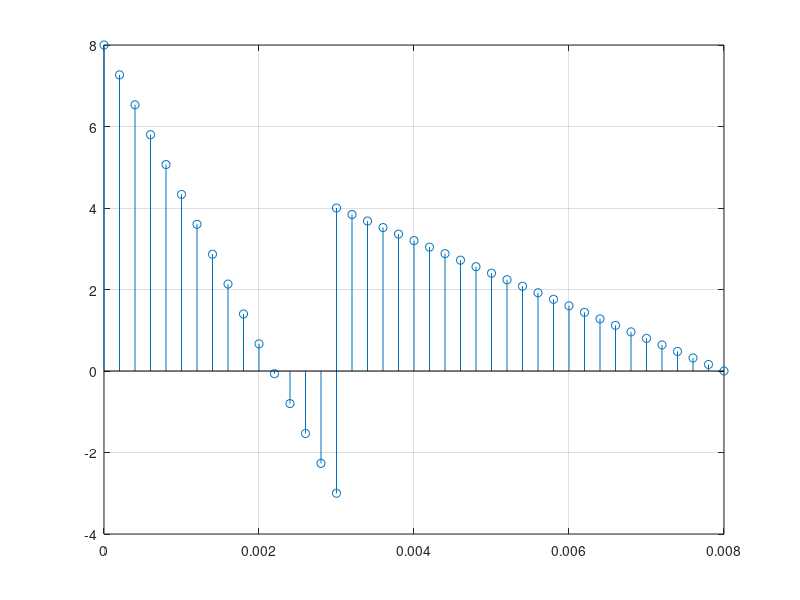
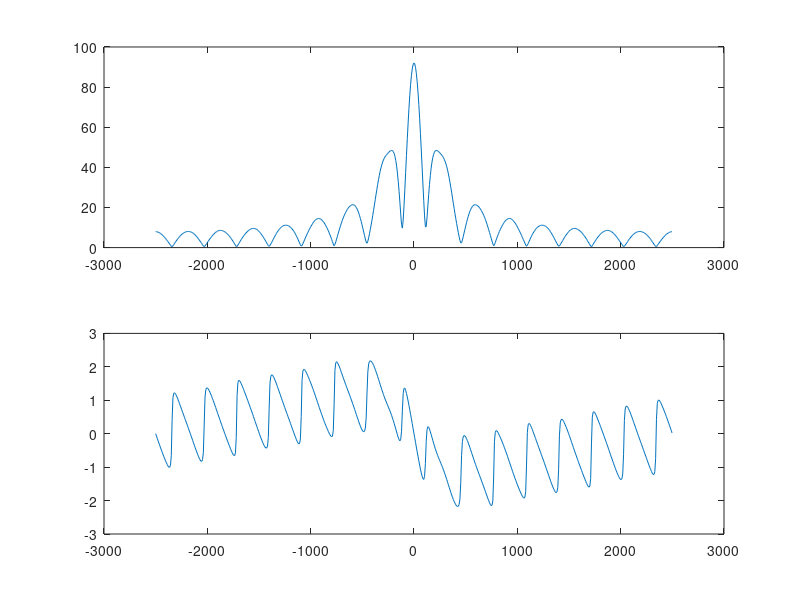

MATLAB code for these plots, in order:
U1 = 8; U2 = -3; U3 = 4; U4 = 0; T1 = 3/1000; T2 = 8/1000; Fd = 5000;
T = 1/Fd;

t1 = 0:T:T1;
t2 = T1:T:T2;
t = [t1 t2];

a1 = (U2-U1)/T1; b1 = U1; a2 = (U4-U3)/(T2-T1); b2 = U3 + 2.4; 

u1 = a1*t1 + b1; u2 = a2*t2 + b2;
x = [u1 u2];
plot(t, x);
stem(t, x);
grid on;

N = length(t);
k = (0:N-1).';
w = -pi:0.01:pi;

NM = (k * w)*(-1j);

eshka = exp(NM);

X = x * eshka;
f = Fd*w/(2*pi);

figure;
grid on;
subplot(2, 1, 1);
plot(f, abs(X));
subplot(2, 1, 2);
plot(f, angle(X));
